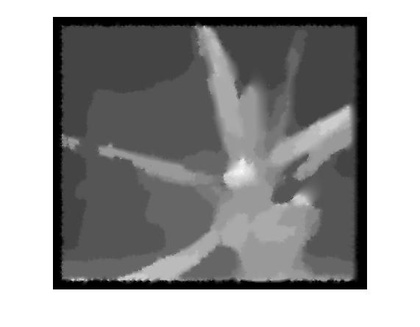
%> input picture src/aloe/mean.jpg, 420 x 327 px, shrunk from 571 x 444 before the run
$ octave --eval "result = lpfimg(imread('aloe/mean.jpg'));"   (GNU Octave 9; MATLAB toolbox functions it lacks are replaced by stand-ins)
%> lines starting %> are read from the running program, lines starting %| are printed output that depends on the picture; in (x1, y1, x2, y2) boxes, pixels count from 0 and x2, y2 are one past the last pixel; in counts of white or black regions, pixels touching at a corner belong together; the program's own positions count from 1
function [B] = lpfimg(A)
    Af = fft2(rgb2gray(A));
    [M, N] = size(rgb2gray(A));
%> M = 327; N = 420

    th = 1/16;
    Lpf = ones(M,N);
%> Lpf: size 327x420 double; every value is 1
    disp(size(Lpf));
%|    327   420
    for i = floor(M*th):floor(M*(1-th)),
        for j = 1: N,
            Lpf(i,j)=0;
        end
    end
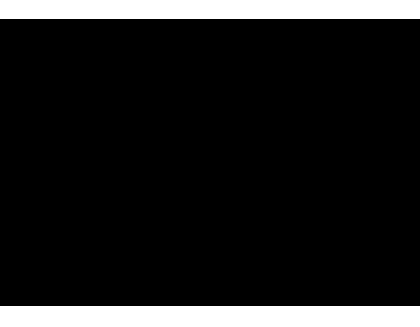
%> Lpf: size 327x420 double; values 0 (black) and 1 (white), 12.2% white; 2 white regions, box (x1, y1, x2, y2) and area: (0, 306, 420, 327) 8820, (0, 0, 420, 19) 7980
    for i = 1:M,
        for j = floor(N*th): floor(3*(1-th)),
            Lpf(i,j)=0;
        end
    end
    disp(size(Af));
%|    327   420
    disp(size(Lpf));
%|    327   420

    B = floor(abs(ifft2(Af.*Lpf)));
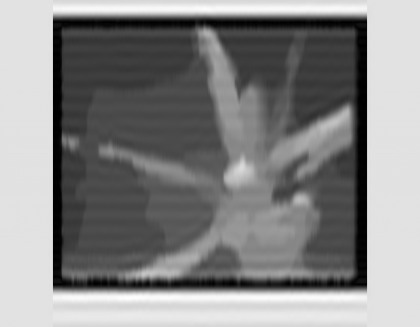
%> B: size 327x420 double; min 0, max 287, mean 152.7; drawn with min black and max white

end
